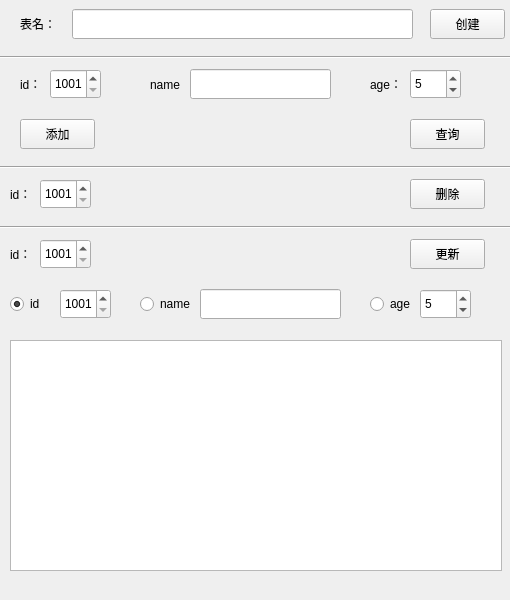
<?xml version="1.0" encoding="UTF-8"?>
<ui version="4.0">
 <class>StuSQL</class>
 <widget class="QWidget" name="StuSQL">
  <property name="geometry">
   <rect>
    <x>0</x>
    <y>0</y>
    <width>510</width>
    <height>600</height>
   </rect>
  </property>
  <property name="windowTitle">
   <string>StuSQL</string>
  </property>
  <widget class="Line" name="line_3">
   <property name="geometry">
    <rect>
     <x>0</x>
     <y>219</y>
     <width>511</width>
     <height>16</height>
    </rect>
   </property>
   <property name="orientation">
    <enum>Qt::Horizontal</enum>
   </property>
  </widget>
  <widget class="QPushButton" name="pushButton_update">
   <property name="geometry">
    <rect>
     <x>410</x>
     <y>239</y>
     <width>75</width>
     <height>30</height>
    </rect>
   </property>
   <property name="text">
    <string>更新</string>
   </property>
  </widget>
  <widget class="QLineEdit" name="lineEdit_insertname">
   <property name="geometry">
    <rect>
     <x>190</x>
     <y>69</y>
     <width>141</width>
     <height>30</height>
    </rect>
   </property>
  </widget>
  <widget class="Line" name="line_2">
   <property name="geometry">
    <rect>
     <x>0</x>
     <y>159</y>
     <width>511</width>
     <height>16</height>
    </rect>
   </property>
   <property name="orientation">
    <enum>Qt::Horizontal</enum>
   </property>
  </widget>
  <widget class="QLabel" name="label_insertage">
   <property name="geometry">
    <rect>
     <x>370</x>
     <y>69</y>
     <width>31</width>
     <height>30</height>
    </rect>
   </property>
   <property name="text">
    <string>age：</string>
   </property>
  </widget>
  <widget class="QLabel" name="label_insertname">
   <property name="geometry">
    <rect>
     <x>150</x>
     <y>69</y>
     <width>31</width>
     <height>30</height>
    </rect>
   </property>
   <property name="text">
    <string>name：</string>
   </property>
  </widget>
  <widget class="QSpinBox" name="spinBox_insertid">
   <property name="geometry">
    <rect>
     <x>50</x>
     <y>69</y>
     <width>51</width>
     <height>30</height>
    </rect>
   </property>
   <property name="minimum">
    <number>1001</number>
   </property>
   <property name="maximum">
    <number>9999</number>
   </property>
  </widget>
  <widget class="Line" name="line">
   <property name="geometry">
    <rect>
     <x>0</x>
     <y>49</y>
     <width>511</width>
     <height>16</height>
    </rect>
   </property>
   <property name="orientation">
    <enum>Qt::Horizontal</enum>
   </property>
  </widget>
  <widget class="QLabel" name="label_insertid">
   <property name="geometry">
    <rect>
     <x>20</x>
     <y>69</y>
     <width>21</width>
     <height>30</height>
    </rect>
   </property>
   <property name="text">
    <string>id：</string>
   </property>
  </widget>
  <widget class="QSpinBox" name="spinBox_newid">
   <property name="geometry">
    <rect>
     <x>60</x>
     <y>289</y>
     <width>51</width>
     <height>30</height>
    </rect>
   </property>
   <property name="minimum">
    <number>1001</number>
   </property>
   <property name="maximum">
    <number>9999</number>
   </property>
  </widget>
  <widget class="QPushButton" name="pushButton_delete">
   <property name="geometry">
    <rect>
     <x>410</x>
     <y>179</y>
     <width>75</width>
     <height>30</height>
    </rect>
   </property>
   <property name="text">
    <string>删除</string>
   </property>
  </widget>
  <widget class="QLabel" name="label_deleteid">
   <property name="geometry">
    <rect>
     <x>10</x>
     <y>179</y>
     <width>21</width>
     <height>30</height>
    </rect>
   </property>
   <property name="text">
    <string>id：</string>
   </property>
  </widget>
  <widget class="QLineEdit" name="lineEdit_tablename">
   <property name="geometry">
    <rect>
     <x>72</x>
     <y>9</y>
     <width>341</width>
     <height>30</height>
    </rect>
   </property>
  </widget>
  <widget class="QLabel" name="label_updateid">
   <property name="geometry">
    <rect>
     <x>10</x>
     <y>239</y>
     <width>21</width>
     <height>30</height>
    </rect>
   </property>
   <property name="text">
    <string>id：</string>
   </property>
  </widget>
  <widget class="QRadioButton" name="radioButton_newname">
   <property name="geometry">
    <rect>
     <x>140</x>
     <y>289</y>
     <width>51</width>
     <height>30</height>
    </rect>
   </property>
   <property name="text">
    <string>name</string>
   </property>
  </widget>
  <widget class="QSpinBox" name="spinBox_updateid">
   <property name="geometry">
    <rect>
     <x>40</x>
     <y>239</y>
     <width>51</width>
     <height>30</height>
    </rect>
   </property>
   <property name="minimum">
    <number>1001</number>
   </property>
   <property name="maximum">
    <number>9999</number>
   </property>
  </widget>
  <widget class="QPushButton" name="pushButton_select">
   <property name="geometry">
    <rect>
     <x>410</x>
     <y>119</y>
     <width>75</width>
     <height>30</height>
    </rect>
   </property>
   <property name="text">
    <string>查询</string>
   </property>
  </widget>
  <widget class="QLabel" name="label_tablename">
   <property name="geometry">
    <rect>
     <x>20</x>
     <y>9</y>
     <width>41</width>
     <height>30</height>
    </rect>
   </property>
   <property name="text">
    <string>表名：</string>
   </property>
  </widget>
  <widget class="QPushButton" name="pushButton_insert">
   <property name="geometry">
    <rect>
     <x>20</x>
     <y>119</y>
     <width>75</width>
     <height>30</height>
    </rect>
   </property>
   <property name="text">
    <string>添加</string>
   </property>
  </widget>
  <widget class="QPushButton" name="pushButton_create">
   <property name="geometry">
    <rect>
     <x>430</x>
     <y>9</y>
     <width>75</width>
     <height>30</height>
    </rect>
   </property>
   <property name="text">
    <string>创建</string>
   </property>
  </widget>
  <widget class="QRadioButton" name="radioButton_newage">
   <property name="geometry">
    <rect>
     <x>370</x>
     <y>289</y>
     <width>41</width>
     <height>30</height>
    </rect>
   </property>
   <property name="text">
    <string>age</string>
   </property>
  </widget>
  <widget class="QSpinBox" name="spinBox_deleteid">
   <property name="geometry">
    <rect>
     <x>40</x>
     <y>179</y>
     <width>51</width>
     <height>30</height>
    </rect>
   </property>
   <property name="minimum">
    <number>1001</number>
   </property>
   <property name="maximum">
    <number>9999</number>
   </property>
  </widget>
  <widget class="QSpinBox" name="spinBox_newage">
   <property name="geometry">
    <rect>
     <x>420</x>
     <y>289</y>
     <width>51</width>
     <height>30</height>
    </rect>
   </property>
   <property name="minimum">
    <number>0</number>
   </property>
   <property name="maximum">
    <number>120</number>
   </property>
   <property name="value">
    <number>5</number>
   </property>
  </widget>
  <widget class="QLineEdit" name="lineEdit_newname">
   <property name="geometry">
    <rect>
     <x>200</x>
     <y>289</y>
     <width>141</width>
     <height>30</height>
    </rect>
   </property>
  </widget>
  <widget class="QSpinBox" name="spinBox_insertage">
   <property name="geometry">
    <rect>
     <x>410</x>
     <y>69</y>
     <width>51</width>
     <height>30</height>
    </rect>
   </property>
   <property name="minimum">
    <number>0</number>
   </property>
   <property name="maximum">
    <number>120</number>
   </property>
   <property name="value">
    <number>5</number>
   </property>
  </widget>
  <widget class="QRadioButton" name="radioButton_newid">
   <property name="geometry">
    <rect>
     <x>10</x>
     <y>289</y>
     <width>41</width>
     <height>30</height>
    </rect>
   </property>
   <property name="text">
    <string>id</string>
   </property>
   <property name="checked">
    <bool>true</bool>
   </property>
  </widget>
  <widget class="QTableView" name="tableView">
   <property name="geometry">
    <rect>
     <x>10</x>
     <y>340</y>
     <width>492</width>
     <height>231</height>
    </rect>
   </property>
   <attribute name="horizontalHeaderDefaultSectionSize">
    <number>160</number>
   </attribute>
  </widget>
 </widget>
 <resources/>
 <connections/>
</ui>
